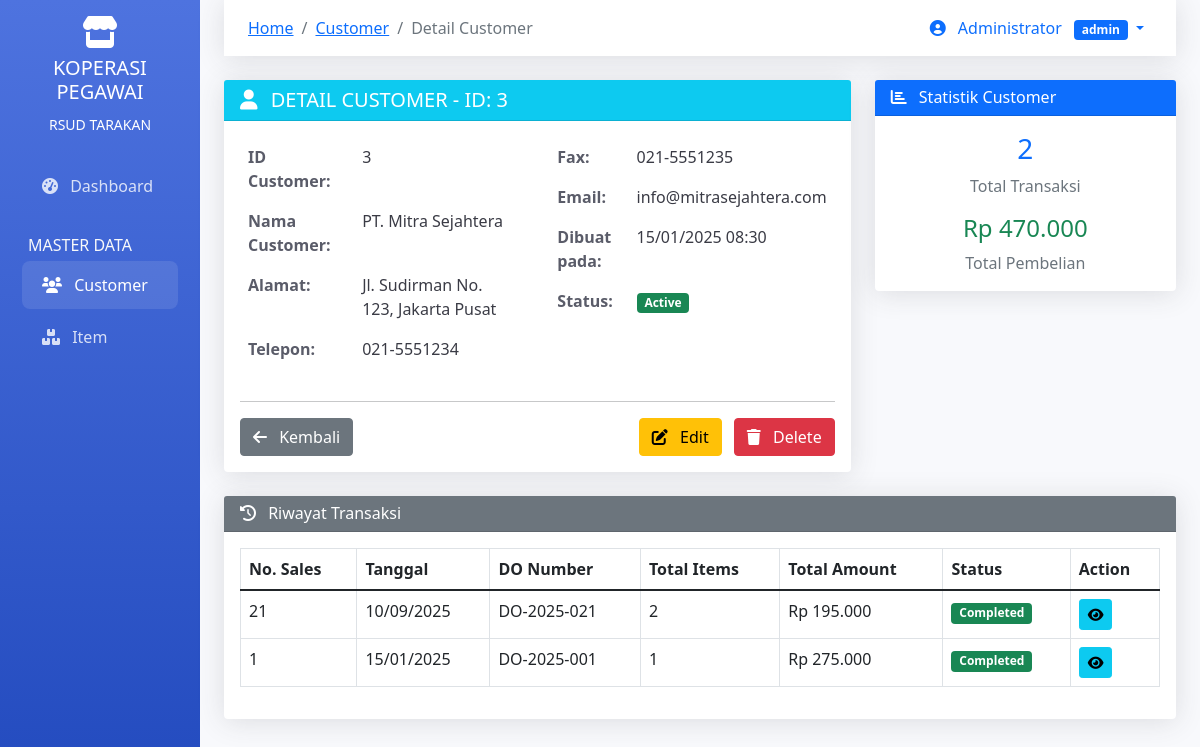
The page /modules/customer/view.php?id=3 (signed in) on the database its author committed.
### tables this page shows
CREATE TABLE petugas (
    id_user INT PRIMARY KEY AUTO_INCREMENT,
    nama_user VARCHAR(100) NOT NULL,
    username VARCHAR(50) NOT NULL UNIQUE,
    password VARCHAR(255) NOT NULL,
    level INT NOT NULL,
    created_at TIMESTAMP DEFAULT CURRENT_TIMESTAMP,
    FOREIGN KEY (level) REFERENCES level(id_level)
);

CREATE TABLE level (
    id_level INT PRIMARY KEY AUTO_INCREMENT,
    level VARCHAR(50) NOT NULL UNIQUE
);

CREATE TABLE customer (
    id_customer INT PRIMARY KEY AUTO_INCREMENT,
    nama_customer VARCHAR(100) NOT NULL,
    alamat TEXT,
    telp VARCHAR(20),
    fax VARCHAR(20),
    email VARCHAR(100),
    created_at TIMESTAMP DEFAULT CURRENT_TIMESTAMP
);

CREATE TABLE sales (
    id_sales INT PRIMARY KEY AUTO_INCREMENT,
    tgl_sales DATE NOT NULL,
    id_customer INT NOT NULL,
    do_number VARCHAR(50) UNIQUE,
    status ENUM('pending', 'completed', 'cancelled') DEFAULT 'pending',
    total_amount DECIMAL(15,2) DEFAULT 0,
    created_at TIMESTAMP DEFAULT CURRENT_TIMESTAMP,
    FOREIGN KEY (id_customer) REFERENCES customer(id_customer)
);

### modules/customer/view.php (the view, shortened to what the rows shown need)
<?php
require_once __DIR__ . '/../../classes/Auth.php';
require_once __DIR__ . '/../../classes/Customer.php';
$auth = new Auth();
$auth->requireLogin();
$customer = new Customer();
$user = $auth->getCurrentUser();
$id = $_GET['id'] ?? 0;
$customerData = $customer->getById($id);
$salesHistory = $customer->getCustomerSales($id);
?>
<!DOCTYPE html>
<html lang="id">
<head>
    <link href="https://cdn.jsdelivr.net/npm/bootstrap@5.1.3/dist/css/bootstrap.min.css" rel="stylesheet">
    <link href="https://cdnjs.cloudflare.com/ajax/libs/font-awesome/6.0.0/css/all.min.css" rel="stylesheet">
</head>
<body>
    <div class="container-fluid">
        <div class="row">
            <main class="col-md-9 ms-sm-auto col-lg-10 px-md-4 main-content">
                <nav class="navbar navbar-expand-lg navbar-custom mb-4">
                    <div class="container-fluid">
                        <div class="collapse navbar-collapse" id="navbarNav">
                            <ul class="navbar-nav ms-auto">
                                <li class="nav-item dropdown">
                                    <a class="nav-link dropdown-toggle" href="#" id="navbarDropdown" role="button" data-bs-toggle="dropdown">
                                        <i class="fas fa-user-circle me-2"></i>
                                        <?= htmlspecialchars($user['nama_user']) ?>
                                        <span class="badge bg-primary ms-2"><?= htmlspecialchars($user['level_name']) ?></span>
                                    </a>
                                </li>
                            </ul>
                        </div>
                    </div>
                </nav>
                <div class="row">
                    <div class="col-lg-8">
                        <div class="card">
                            <div class="card-header bg-info text-white">
                                <h5 class="mb-0">
                                    <i class="fas fa-user me-2"></i>
                                    DETAIL CUSTOMER - ID: <?= htmlspecialchars($customerData['id_customer']) ?>
                                </h5>
                            </div>
                            <div class="card-body">
                                <div class="row">
                                    <div class="col-md-6">
                                        <table class="table table-borderless">
                                            <tr>
                                                <td class="info-label" width="40%">ID Customer:</td>
                                                <td class="info-value"><?= htmlspecialchars($customerData['id_customer']) ?></td>
                                            </tr>
                                            <tr>
                                                <td class="info-label">Nama Customer:</td>
                                                <td class="info-value"><?= htmlspecialchars($customerData['nama_customer']) ?></td>
                                            </tr>
                                            <tr>
                                                <td class="info-label">Alamat:</td>
                                                <td class="info-value"><?= htmlspecialchars($customerData['alamat'] ?: '-') ?></td>
                                            </tr>
                                            <tr>
                                                <td class="info-label">Telepon:</td>
                                                <td class="info-value"><?= htmlspecialchars($customerData['telp'] ?: '-') ?></td>
                                            </tr>
                                        </table>
                                    </div>
                                    <div class="col-md-6">
                                        <table class="table table-borderless">
                                            <tr>
                                                <td class="info-label" width="40%">Fax:</td>
                                                <td class="info-value"><?= htmlspecialchars($customerData['fax'] ?: '-') ?></td>
                                            </tr>
                                            <tr>
                                                <td class="info-label">Email:</td>
                                                <td class="info-value"><?= htmlspecialchars($customerData['email'] ?: '-') ?></td>
                                            </tr>
                                            <tr>
                                                <td class="info-label">Dibuat pada:</td>
                                                <td class="info-value"><?= date('d/m/Y H:i', strtotime($customerData['created_at'])) ?></td>
                                            </tr>
                                        </table>
                                    </div>
                                </div>
                            </div>
                        </div>
                    </div>
                </div>
                <?php if (!empty($salesHistory)): ?>
                <div class="card mt-4">
                    <div class="card-body">
                        <div class="table-responsive">
                            <table class="table table-bordered table-hover">
                                <thead>
                                    <tr>
                                        <th>No. Sales</th>
                                        <th>Tanggal</th>
                                        <th>DO Number</th>
                                        <th>Total Items</th>
                                        <th>Total Amount</th>
                                        <th>Status</th>
                                        <th>Action</th>
                                    </tr>
                                </thead>
                                <tbody>
                                    <?php foreach ($salesHistory as $sale): ?>
                                    <tr>
                                        <td><?= htmlspecialchars($sale['id_sales']) ?></td>
                                        <td><?= date('d/m/Y', strtotime($sale['tgl_sales'])) ?></td>
                                        <td><?= htmlspecialchars($sale['do_number'] ?: '-') ?></td>
                                        <td><?= htmlspecialchars($sale['total_items']) ?></td>
                                        <td>Rp <?= number_format($sale['total_amount'], 0, ',', '.') ?></td>
                                        <td>
                                            <span class="badge bg-<?= $sale['status'] === 'completed' ? 'success' : ($sale['status'] === 'pending' ? 'warning' : 'danger') ?>">
                                                <?= ucfirst($sale['status']) ?>
                                            </span>
                                        </td>
                                        <td>
                                            <a href="../sales/view.php?id=<?= $sale['id_sales'] ?>"
                                               class="btn btn-sm btn-info">
                                                <i class="fas fa-eye"></i>
                                            </a>
                                        </td>
                                    </tr>
                                    <?php endforeach; ?>
                                </tbody>
                            </table>
                        </div>
                    </div>
                </div>
                <?php endif; ?>
            </main>
        </div>
    </div>
</body>
</html>

### rows shown on the page
petugas: nama_user "Administrator", level.level "admin"
customer: id_customer "3", nama_customer "PT. Mitra Sejahtera", alamat "Jl. Sudirman No. 123, Jakarta Pusat", telp "021-5551234", fax "021-5551235", email "info@mitrasejahtera.com", created_at "15/01/2025 08:30"
sales: id_sales "21", tgl_sales "10/09/2025", do_number "DO-2025-021", total_items "2", total_amount "195.000", status "Completed"
sales: id_sales "1", tgl_sales "15/01/2025", do_number "DO-2025-001", total_items "1", total_amount "275.000", status "Completed"

### other values the page prints
count($salesHistory) "2"
$totalAmount "470.000"
